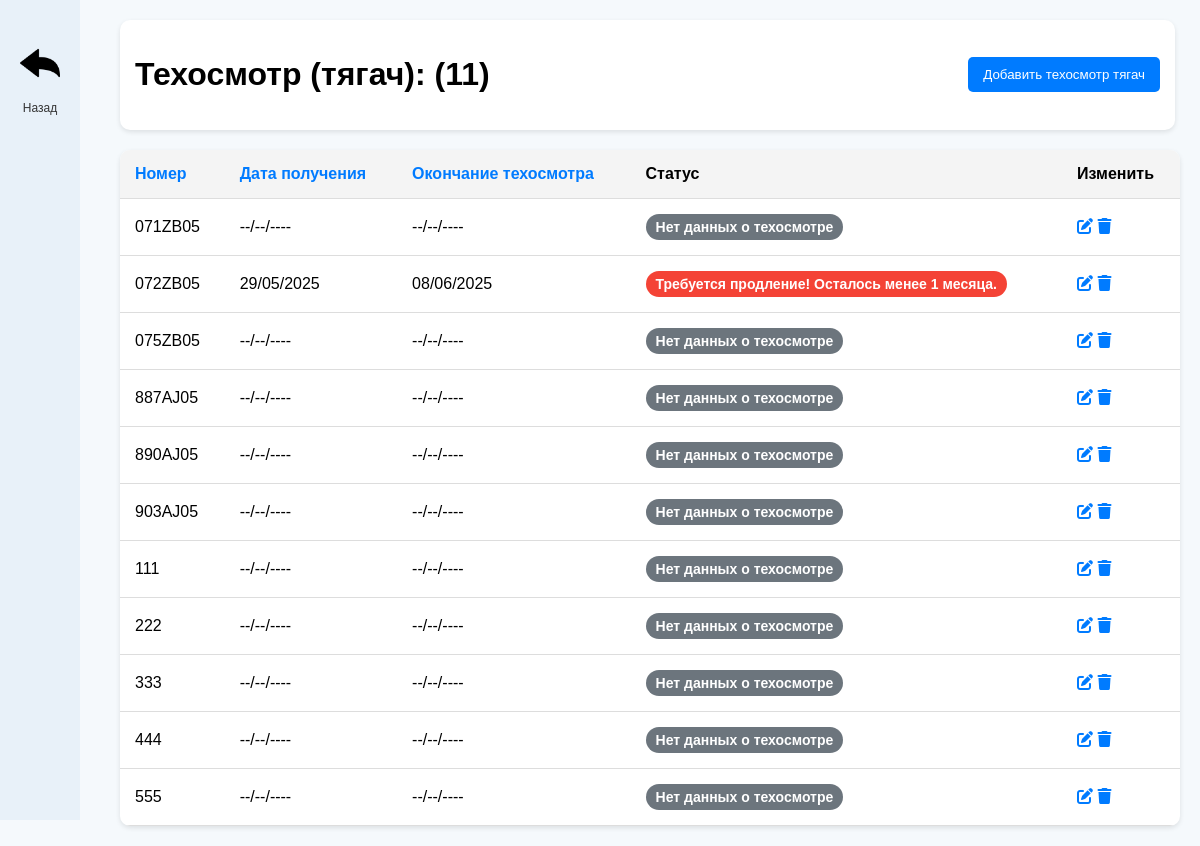
Page /truck/inspections/ on the committed database.
### visas/models.py (models this page shows, shortened)
class TruckInspection(models.Model):
    truck_number = models.OneToOneField(CarNumber, on_delete=models.CASCADE, unique=True, verbose_name="Машина (Тягач)", blank=True, null=True)
    inspection_issue_date = models.DateField(null=True, blank=True, verbose_name="Дата техосмотра")
    inspection_expiry_date = models.DateField(null=True, blank=True, verbose_name="Дата окончания техосмотра")
    def inspection_status(self):
        if not self.inspection_expiry_date:
            return "Нет данных о техосмотре"
        today = date.today()
        delta = (self.inspection_expiry_date - today).days
        if delta > 90:
            return "green"
        elif 30 <= delta <= 90:
            return "yellow"
        else:
            return "red"
    def inspection_status_text(self):
        if not self.inspection_expiry_date:
            return "Нет данных о техосмотре"
        today = date.today()
        delta = (self.inspection_expiry_date - today).days
        if delta > 90:
            return "Всё в порядке. Осталось более 3 месяцев."
        elif 30 <= delta <= 90:
            return "Осталось половина срока. Рекомендуется проверить."
        else:
            return "Требуется продление! Осталось менее 1 месяца."

class CarNumber(models.Model):
    number = models.CharField(max_length=20, unique=True, verbose_name="Номер машины")
    def __str__(self):
        return self.number

### visas/views.py (the view)
# urls.py: path('truck/inspections/', truck_inspection_list, name='truck_inspection_list'),
def truck_inspection_list(request):
    sort_field = request.GET.get('sort', 'truck_number')
    sort_order = request.GET.get('order', 'asc')
    inspections = TruckInspection.objects.all()
    truck_number_filter = request.GET.get('truck_number')
    if truck_number_filter:
        inspections = inspections.filter(truck_number__icontains=truck_number_filter)
    inspection_issue_date_filter = request.GET.get('inspection_issue_date')
    if inspection_issue_date_filter:
        inspections = inspections.filter(inspection_issue_date__lte=inspection_issue_date_filter)
    inspection_expiry_date_filter = request.GET.get('inspection_expiry_date')
    if inspection_expiry_date_filter:
        inspections = inspections.filter(inspection_expiry_date__lte=inspection_expiry_date_filter)
    if sort_field == 'truck_number':
        if sort_order == 'asc':
            inspections = inspections.order_by('truck_number')
        else:
            inspections = inspections.order_by('-truck_number')
    elif sort_field == 'inspection_expiry_date':
        if sort_order == 'asc':
            inspections = inspections.order_by('inspection_expiry_date')
        else:
            inspections = inspections.order_by('-inspection_expiry_date')
    elif sort_field == 'inspection_issue_date':
        if sort_order == 'asc':
            inspections = inspections.order_by('inspection_issue_date')
        else:
            inspections = inspections.order_by('-inspection_issue_date')
    return render(request, 'visas/truck_inspection_list.html', {
        'inspections': inspections,
        'sort_field': sort_field,
        'sort_order': sort_order
    })

### visas/templates/visas/truck_inspection_list.html (shortened to what this page needs)
<!DOCTYPE html>
<html lang="ru">
<head>
    <link rel="stylesheet" href="https://cdnjs.cloudflare.com/ajax/libs/font-awesome/6.0.0/css/all.min.css">
    {% load static %}
</head>
<body>
    <div class="container">
        <div class="sidebar">
            <a href="{% url 'index' %}">
                <img src="{% static 'images/back_icon.png' %}" alt="Люди и Машины">
                <span>Назад</span>
            </a>
        </div>
        <div class="content">
            <div class="header">
                <h1>Техосмотр (тягач): ({{ inspections.count }})</h1>
                <a href="{% url 'truck_inspection_create' %}"><button class="btn">Добавить техосмотр тягач</button></a>
            </div>
            <div class="table-container">
                <table>
                    <thead>
                        <tr>
                            <th><a href="?sort=truck_number&order={% if sort_order == 'asc' %}desc{% else %}asc{% endif %}">Номер</a></th>
                            <th><a href="?sort=inspection_issue_date&order={% if sort_order == 'asc' %}desc{% else %}asc{% endif %}">Дата получения</a></th>
                            <th><a href="?sort=inspection_expiry_date&order={% if sort_order == 'asc' %}desc{% else %}asc{% endif %}">Окончание техосмотра</a></th>
                            <th>Статус</th>
                            <th>Изменить</th>
                        </tr>
                    </thead>
                    <tbody>
                        {% for inspection in inspections %}
                        <tr>
                            <td>{{ inspection.truck_number }}</td>
                            <td>{{ inspection.inspection_issue_date|date:"d/m/Y"|default:"--/--/----" }}</td>
                            <td>{{ inspection.inspection_expiry_date|date:"d/m/Y"|default:"--/--/----" }}</td>
                            <td>
                                <div class="status {% if inspection.inspection_status == 'green' %}green{% elif inspection.inspection_status == 'yellow' %}yellow{% elif inspection.inspection_status == 'red' %}red{% else %}gray{% endif %}">
                                    {{ inspection.inspection_status_text }}
                                </div>
                            </td>
                            <td class="actions">
                                <a href="{% url 'truck_inspection_update' inspection.pk %}"><i class="fas fa-edit"></i></a>
                                <a href="{% url 'truck_inspection_delete' inspection.pk %}"><i class="fas fa-trash"></i></a>
                            </td>
                        </tr>
                        {% endfor %}
                    </tbody>
                </table>
            </div>
        </div>
    </div>
</body>
</html>

### visas/templates/visas/truck_inspection_list.html (style rules this page uses)
body { font-family: Arial, sans-serif; margin: 0; padding: 0; background-color: #f5f9fc; }
.container { display: flex; position: relative; }
.sidebar { width: 80px; background-color: #e8f1f9; height: 100vh; display: flex; flex-direction: column; align-items: center; padding-top: 20px; position: fixed; top: 0; left: 0; z-index: 1000; }
.sidebar a { margin: 15px 0; color: #333; font-size: 20px; text-decoration: none; display: flex; align-items: center; justify-content: center; width: 60px; height: 60px; border-radius: 12px; transition: background 0.3s; position: relative; }
.sidebar a img { width: 40px; height: 40px; margin-bottom: 5px; }
.sidebar a span { font-size: 12px; position: absolute; bottom: -20px; left: 50%; transform: translateX(-50%); color: #333; }
.content { flex-grow: 1; padding: 20px; margin-left: 100px; }
.header { position: sticky; top: 0; left: 100px; width: calc(100% - 35px); display: flex; justify-content: space-between; align-items: center; background-color: white; padding: 15px; border-radius: 10px; box-shadow: 0px 2px 5px rgba(0, 0, 0, 0.1); z-index: 999; }
.btn { background-color: #007bff; color: white; border: none; padding: 10px 15px; border-radius: 5px; cursor: pointer; text-decoration: none; }
table { width: 100%; border-collapse: collapse; margin-top: 20px; background: white; border-radius: 10px; overflow: hidden; box-shadow: 0px 2px 5px rgba(0,0,0,0.1); }
th, td { padding: 15px; border-bottom: 1px solid #ddd; text-align: left; }
th { background-color: #f4f4f4; }
.status { padding: 5px 10px; border-radius: 15px; font-size: 14px; font-weight: bold; text-align: center; display: inline-block; width: auto; }
.red { background-color: #f44336; color: white; }
.gray { background-color: #6c757d; color: white; }
a { text-decoration: none; color: inherit; }
th a, td a i { color: #007bff; transition: color 0.3s; }

### rows in the picture
TruckInspection: truck_number "071ZB05", inspection_issue_date "--/--/----", inspection_expiry_date "--/--/----", inspection_status_text "Нет данных о техосмотре"
TruckInspection: truck_number "072ZB05", inspection_issue_date "29/05/2025", inspection_expiry_date "08/06/2025", inspection_status_text "Требуется продление! Осталось менее 1 месяца."
TruckInspection: truck_number "075ZB05", inspection_issue_date "--/--/----", inspection_expiry_date "--/--/----", inspection_status_text "Нет данных о техосмотре"
TruckInspection: truck_number "887AJ05", inspection_issue_date "--/--/----", inspection_expiry_date "--/--/----", inspection_status_text "Нет данных о техосмотре"
TruckInspection: truck_number "890AJ05", inspection_issue_date "--/--/----", inspection_expiry_date "--/--/----", inspection_status_text "Нет данных о техосмотре"
TruckInspection: truck_number "903AJ05", inspection_issue_date "--/--/----", inspection_expiry_date "--/--/----", inspection_status_text "Нет данных о техосмотре"
TruckInspection: truck_number "111", inspection_issue_date "--/--/----", inspection_expiry_date "--/--/----", inspection_status_text "Нет данных о техосмотре"
TruckInspection: truck_number "222", inspection_issue_date "--/--/----", inspection_expiry_date "--/--/----", inspection_status_text "Нет данных о техосмотре"
TruckInspection: truck_number "333", inspection_issue_date "--/--/----", inspection_expiry_date "--/--/----", inspection_status_text "Нет данных о техосмотре"
TruckInspection: truck_number "444", inspection_issue_date "--/--/----", inspection_expiry_date "--/--/----", inspection_status_text "Нет данных о техосмотре"
TruckInspection: truck_number "555", inspection_issue_date "--/--/----", inspection_expiry_date "--/--/----", inspection_status_text "Нет данных о техосмотре"

### other values in the picture
{{ inspections.count }} "11"
